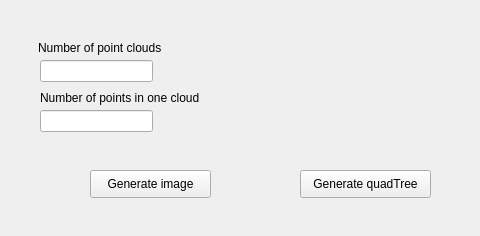
<?xml version="1.0" encoding="UTF-8"?>
<ui version="4.0">
 <class>Widget</class>
 <widget class="QWidget" name="Widget">
  <property name="geometry">
   <rect>
    <x>0</x>
    <y>0</y>
    <width>480</width>
    <height>236</height>
   </rect>
  </property>
  <property name="windowTitle">
   <string>quadTree</string>
  </property>
  <property name="windowIcon">
   <iconset>
    <normaloff>icon.png</normaloff>icon.png</iconset>
  </property>
  <widget class="QLineEdit" name="lineEditNumPoint">
   <property name="geometry">
    <rect>
     <x>40</x>
     <y>110</y>
     <width>113</width>
     <height>22</height>
    </rect>
   </property>
  </widget>
  <widget class="QPushButton" name="pushButtonImage">
   <property name="geometry">
    <rect>
     <x>90</x>
     <y>170</y>
     <width>121</width>
     <height>28</height>
    </rect>
   </property>
   <property name="cursor">
    <cursorShape>PointingHandCursor</cursorShape>
   </property>
   <property name="text">
    <string>Generate image</string>
   </property>
  </widget>
  <widget class="QLabel" name="labelNumClouds">
   <property name="geometry">
    <rect>
     <x>38</x>
     <y>40</y>
     <width>141</width>
     <height>16</height>
    </rect>
   </property>
   <property name="text">
    <string>Number of point clouds</string>
   </property>
  </widget>
  <widget class="QPushButton" name="pushButtonQuad">
   <property name="geometry">
    <rect>
     <x>300</x>
     <y>170</y>
     <width>131</width>
     <height>28</height>
    </rect>
   </property>
   <property name="cursor">
    <cursorShape>PointingHandCursor</cursorShape>
   </property>
   <property name="text">
    <string>Generate quadTree</string>
   </property>
  </widget>
  <widget class="QLabel" name="labelNumPoints">
   <property name="geometry">
    <rect>
     <x>40</x>
     <y>90</y>
     <width>191</width>
     <height>16</height>
    </rect>
   </property>
   <property name="text">
    <string>Number of points in one cloud</string>
   </property>
  </widget>
  <widget class="QLineEdit" name="lineEditNumCloud">
   <property name="geometry">
    <rect>
     <x>40</x>
     <y>60</y>
     <width>113</width>
     <height>22</height>
    </rect>
   </property>
  </widget>
 </widget>
 <resources/>
 <connections/>
</ui>
